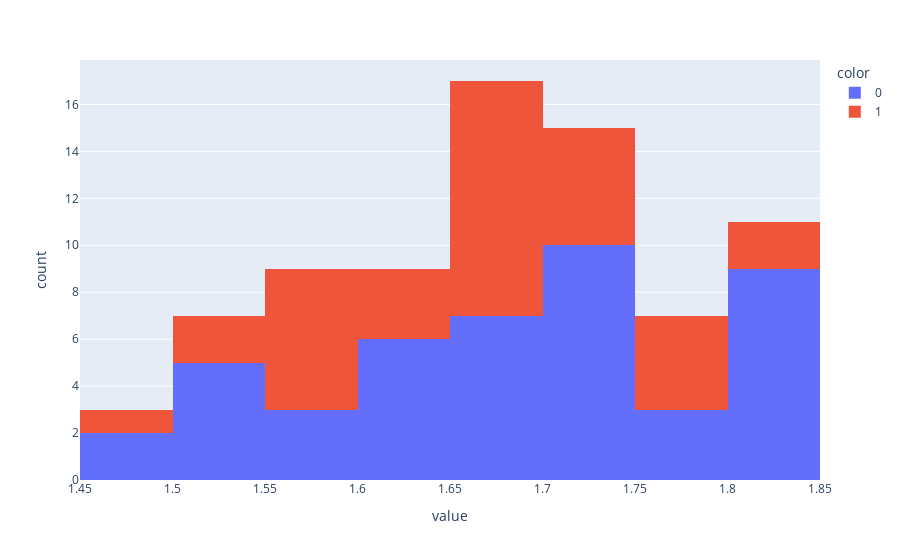

Here is the notebook cell this chart was saved with:
### Markdown cell above
In this dataset it is clear that stroke affects younger patients. According to this article https://jnnp.bmj.com/content/74/3/317 (fig3.A) younger patients tend to have less CVDs events than older patients. There's not enough patients in this dataset to represent this reality.

### Code cell
px.histogram(X_train["height"], color=y_train, nbins=10)

### Figure 1 — Plotly figure (JSON) as saved in the notebook; plotly's stock layout.template omitted (floating-point values rounded to 4 significant figures)
{"data": [{"alignmentgroup": "True", "bingroup": "x", "hovertemplate": "color=0<br>value=%{x}<br>count=%{y}<extra></extra>", "legendgroup": "0", "marker": {"color": "#636efa", "pattern": {"shape": ""}}, "name": "0", "nbinsx": 10, "offsetgroup": "0", "orientation": "v", "showlegend": true, "type": "histogram", "x": [1.803, 1.549, 1.63, 1.676, 1.702, 1.651, 1.765, 1.829, 1.6, 1.702, 1.49, 1.626, 1.626, 1.63, 1.803, 1.829, 1.549, 1.676, 1.702, 1.626, 1.676, 1.73, 1.702, 1.549, 1.57, 1.575, 1.778, 1.524, 1.8, 1.702, 1.69, 1.803, 1.7, 1.651, 1.575, 1.78, 1.82, 1.702, 1.702, 1.83, 1.702, 1.66, 1.81, 1.473, 1.524], "xaxis": "x", "yaxis": "y"}, {"alignmentgroup": "True", "bingroup": "x", "hovertemplate": "color=1<br>value=%{x}<br>count=%{y}<extra></extra>", "legendgroup": "1", "marker": {"color": "#EF553B", "pattern": {"shape": ""}}, "name": "1", "nbinsx": 10, "offsetgroup": "1", "orientation": "v", "showlegend": true, "type": "histogram", "x": [1.676, 1.68, 1.778, 1.72, 1.72, 1.83, 1.78, 1.52, 1.57, 1.61, 1.56, 1.57, 1.68, 1.6, 1.75, 1.55, 1.66, 1.52, 1.68, 1.82, 1.67, 1.695, 1.65, 1.676, 1.778, 1.56, 1.61, 1.47, 1.68, 1.74, 1.57, 1.74, 1.7], "xaxis": "x", "yaxis": "y"}], "layout": {"barmode": "relative", "legend": {"title": {"text": "color"}, "tracegroupgap": 0}, "margin": {"t": 60}, "xaxis": {"anchor": "y", "domain": [0, 1], "title": {"text": "value"}}, "yaxis": {"anchor": "x", "domain": [0, 1], "title": {"text": "count"}}}}
